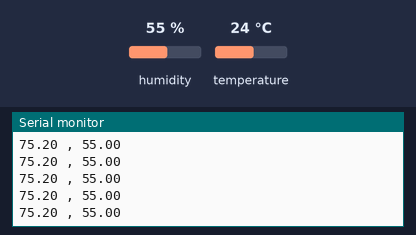
A sketch run on a simulated Arduino Uno, built with avr-gcc and run on an emulated ATmega328P. On the bench: the last lines printed to the serial monitor. The test bench sets the inputs (shaded band); at power-on: humidity 55 %, temperature 24 °C.

Above: at 2.9 s.
3.0 s: humidity set to 22 %
At 4.8 s:
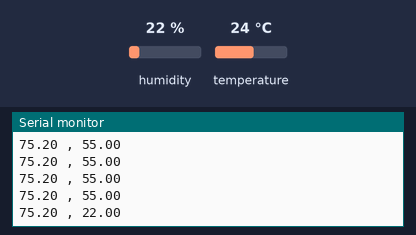
5.9 s: temperature set to 12 °C
At 7.0 s:
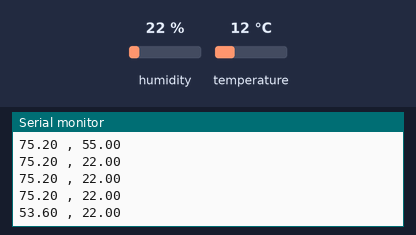
8.8 s: humidity set to 40 %
At 10.5 s:
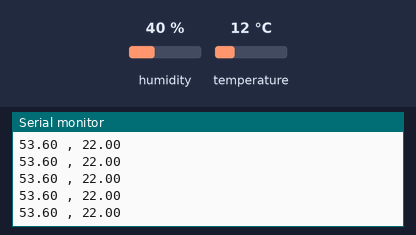
Timing chart, 0 to 12.0 s (numbered marks = the images above; inputs shaded):
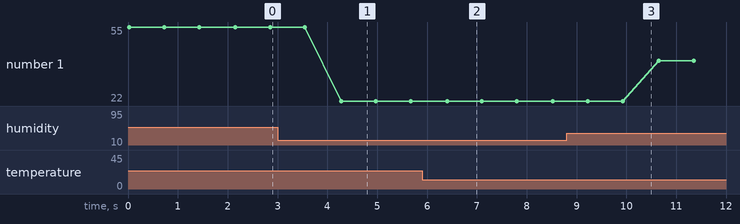

The sketch:

sketch_sep6a.ino
```cpp
#include <DHT.h>

#define Type DHT11
int sensor = 2;
DHT TH(sensor, Type);

float tempF;
float tempC;
float humidity;

int dt = 700;

void setup() {
  Serial.begin(9600);
  TH.begin();
}

void loop() {
  tempC = TH.readTemperature();
  tempF = TH.readTemperature(true);
  humidity = TH.readHumidity();

Serial.print(tempF);
Serial.print(" , ");
Serial.println(humidity);

delay(dt);
}
```

Measured:
- after the input at 3.0 s, the serial monitor: prints a new line after 1.3 s (image 1)
- after the input at 5.9 s, the serial monitor: prints a new line after 0.50 s (image 2)
- plotted number 1: 55 → 22 after the input at 3.0 s, 22 → 40 after the input at 8.8 s
